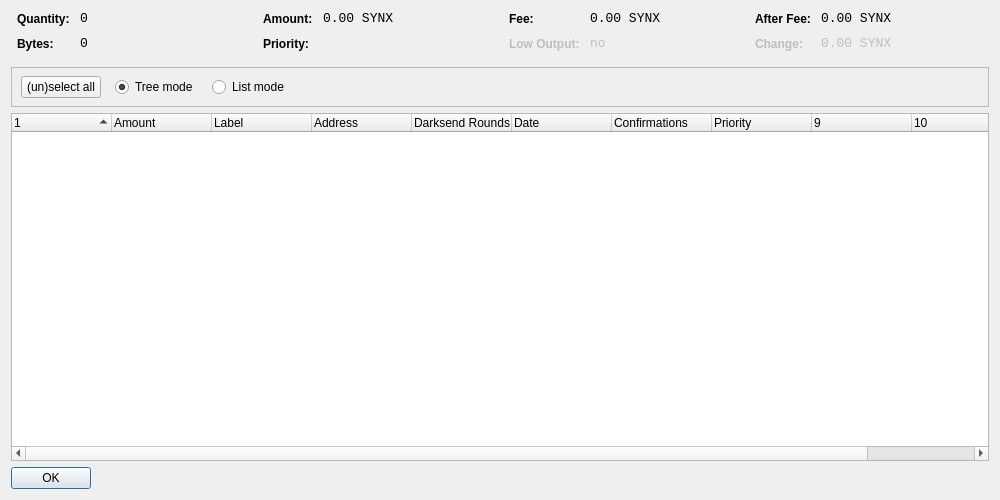
<?xml version="1.0" encoding="UTF-8"?>
<ui version="4.0">
 <class>CoinControlDialog</class>
 <widget class="QDialog" name="CoinControlDialog">
  <property name="geometry">
   <rect>
    <x>0</x>
    <y>0</y>
    <width>1000</width>
    <height>500</height>
   </rect>
  </property>
  <property name="windowTitle">
   <string>Coin Control</string>
  </property>
  <layout class="QVBoxLayout" name="verticalLayout">
   <item>
    <layout class="QHBoxLayout" name="horizontalLayoutTop" stretch="0,0,0,0">
     <property name="topMargin">
      <number>0</number>
     </property>
     <property name="bottomMargin">
      <number>10</number>
     </property>
     <item>
      <layout class="QFormLayout" name="formLayoutCoinControl1">
       <property name="horizontalSpacing">
        <number>10</number>
       </property>
       <property name="verticalSpacing">
        <number>10</number>
       </property>
       <property name="leftMargin">
        <number>6</number>
       </property>
       <property name="rightMargin">
        <number>6</number>
       </property>
       <item row="0" column="0">
        <widget class="QLabel" name="labelCoinControlQuantityText">
         <property name="styleSheet">
          <string notr="true">font-weight:bold;</string>
         </property>
         <property name="text">
          <string>Quantity:</string>
         </property>
        </widget>
       </item>
       <item row="0" column="1">
        <widget class="QLabel" name="labelCoinControlQuantity">
         <property name="font">
          <font>
           <family>Monospace</family>
           <pointsize>10</pointsize>
          </font>
         </property>
         <property name="cursor">
          <cursorShape>IBeamCursor</cursorShape>
         </property>
         <property name="contextMenuPolicy">
          <enum>Qt::ActionsContextMenu</enum>
         </property>
         <property name="text">
          <string notr="true">0</string>
         </property>
         <property name="textInteractionFlags">
          <set>Qt::LinksAccessibleByMouse|Qt::TextSelectableByKeyboard|Qt::TextSelectableByMouse</set>
         </property>
        </widget>
       </item>
       <item row="1" column="0">
        <widget class="QLabel" name="labelCoinControlBytesText">
         <property name="styleSheet">
          <string notr="true">font-weight:bold;</string>
         </property>
         <property name="text">
          <string>Bytes:</string>
         </property>
        </widget>
       </item>
       <item row="1" column="1">
        <widget class="QLabel" name="labelCoinControlBytes">
         <property name="font">
          <font>
           <family>Monospace</family>
           <pointsize>10</pointsize>
          </font>
         </property>
         <property name="cursor">
          <cursorShape>IBeamCursor</cursorShape>
         </property>
         <property name="contextMenuPolicy">
          <enum>Qt::ActionsContextMenu</enum>
         </property>
         <property name="text">
          <string notr="true">0</string>
         </property>
         <property name="textInteractionFlags">
          <set>Qt::LinksAccessibleByMouse|Qt::TextSelectableByKeyboard|Qt::TextSelectableByMouse</set>
         </property>
        </widget>
       </item>
      </layout>
     </item>
     <item>
      <layout class="QFormLayout" name="formLayoutCoinControl2">
       <property name="horizontalSpacing">
        <number>10</number>
       </property>
       <property name="verticalSpacing">
        <number>10</number>
       </property>
       <property name="leftMargin">
        <number>6</number>
       </property>
       <property name="rightMargin">
        <number>6</number>
       </property>
       <item row="0" column="0">
        <widget class="QLabel" name="labelCoinControlAmountText">
         <property name="styleSheet">
          <string notr="true">font-weight:bold;</string>
         </property>
         <property name="text">
          <string>Amount:</string>
         </property>
        </widget>
       </item>
       <item row="0" column="1">
        <widget class="QLabel" name="labelCoinControlAmount">
         <property name="font">
          <font>
           <family>Monospace</family>
           <pointsize>10</pointsize>
          </font>
         </property>
         <property name="cursor">
          <cursorShape>IBeamCursor</cursorShape>
         </property>
         <property name="contextMenuPolicy">
          <enum>Qt::ActionsContextMenu</enum>
         </property>
         <property name="text">
          <string notr="true">0.00 SYNX</string>
         </property>
         <property name="textInteractionFlags">
          <set>Qt::LinksAccessibleByMouse|Qt::TextSelectableByKeyboard|Qt::TextSelectableByMouse</set>
         </property>
        </widget>
       </item>
       <item row="1" column="0">
        <widget class="QLabel" name="labelCoinControlPriorityText">
         <property name="styleSheet">
          <string notr="true">font-weight:bold;</string>
         </property>
         <property name="text">
          <string>Priority:</string>
         </property>
        </widget>
       </item>
       <item row="1" column="1">
        <widget class="QLabel" name="labelCoinControlPriority">
         <property name="font">
          <font>
           <family>Monospace</family>
           <pointsize>10</pointsize>
          </font>
         </property>
         <property name="cursor">
          <cursorShape>IBeamCursor</cursorShape>
         </property>
         <property name="contextMenuPolicy">
          <enum>Qt::ActionsContextMenu</enum>
         </property>
         <property name="text">
          <string/>
         </property>
         <property name="textInteractionFlags">
          <set>Qt::LinksAccessibleByMouse|Qt::TextSelectableByKeyboard|Qt::TextSelectableByMouse</set>
         </property>
        </widget>
       </item>
      </layout>
     </item>
     <item>
      <layout class="QFormLayout" name="formLayoutCoinControl3">
       <property name="horizontalSpacing">
        <number>10</number>
       </property>
       <property name="verticalSpacing">
        <number>10</number>
       </property>
       <property name="leftMargin">
        <number>6</number>
       </property>
       <property name="rightMargin">
        <number>6</number>
       </property>
       <item row="0" column="0">
        <widget class="QLabel" name="labelCoinControlFeeText">
         <property name="styleSheet">
          <string notr="true">font-weight:bold;</string>
         </property>
         <property name="text">
          <string>Fee:</string>
         </property>
        </widget>
       </item>
       <item row="0" column="1">
        <widget class="QLabel" name="labelCoinControlFee">
         <property name="font">
          <font>
           <family>Monospace</family>
           <pointsize>10</pointsize>
          </font>
         </property>
         <property name="cursor">
          <cursorShape>IBeamCursor</cursorShape>
         </property>
         <property name="contextMenuPolicy">
          <enum>Qt::ActionsContextMenu</enum>
         </property>
         <property name="text">
          <string notr="true">0.00 SYNX</string>
         </property>
         <property name="textInteractionFlags">
          <set>Qt::LinksAccessibleByMouse|Qt::TextSelectableByKeyboard|Qt::TextSelectableByMouse</set>
         </property>
        </widget>
       </item>
       <item row="1" column="0">
        <widget class="QLabel" name="labelCoinControlLowOutputText">
         <property name="enabled">
          <bool>false</bool>
         </property>
         <property name="styleSheet">
          <string notr="true">font-weight:bold;</string>
         </property>
         <property name="text">
          <string>Low Output:</string>
         </property>
        </widget>
       </item>
       <item row="1" column="1">
        <widget class="QLabel" name="labelCoinControlLowOutput">
         <property name="enabled">
          <bool>false</bool>
         </property>
         <property name="font">
          <font>
           <family>Monospace</family>
           <pointsize>10</pointsize>
          </font>
         </property>
         <property name="cursor">
          <cursorShape>IBeamCursor</cursorShape>
         </property>
         <property name="contextMenuPolicy">
          <enum>Qt::ActionsContextMenu</enum>
         </property>
         <property name="text">
          <string notr="true">no</string>
         </property>
         <property name="textInteractionFlags">
          <set>Qt::LinksAccessibleByMouse|Qt::TextSelectableByKeyboard|Qt::TextSelectableByMouse</set>
         </property>
        </widget>
       </item>
      </layout>
     </item>
     <item>
      <layout class="QFormLayout" name="formLayoutCoinControl4">
       <property name="horizontalSpacing">
        <number>10</number>
       </property>
       <property name="verticalSpacing">
        <number>10</number>
       </property>
       <property name="leftMargin">
        <number>6</number>
       </property>
       <property name="rightMargin">
        <number>6</number>
       </property>
       <item row="0" column="0">
        <widget class="QLabel" name="labelCoinControlAfterFeeText">
         <property name="styleSheet">
          <string notr="true">font-weight:bold;</string>
         </property>
         <property name="text">
          <string>After Fee:</string>
         </property>
        </widget>
       </item>
       <item row="0" column="1">
        <widget class="QLabel" name="labelCoinControlAfterFee">
         <property name="font">
          <font>
           <family>Monospace</family>
           <pointsize>10</pointsize>
          </font>
         </property>
         <property name="cursor">
          <cursorShape>IBeamCursor</cursorShape>
         </property>
         <property name="contextMenuPolicy">
          <enum>Qt::ActionsContextMenu</enum>
         </property>
         <property name="text">
          <string notr="true">0.00 SYNX</string>
         </property>
         <property name="textInteractionFlags">
          <set>Qt::LinksAccessibleByMouse|Qt::TextSelectableByKeyboard|Qt::TextSelectableByMouse</set>
         </property>
        </widget>
       </item>
       <item row="1" column="0">
        <widget class="QLabel" name="labelCoinControlChangeText">
         <property name="enabled">
          <bool>false</bool>
         </property>
         <property name="styleSheet">
          <string notr="true">font-weight:bold;</string>
         </property>
         <property name="text">
          <string>Change:</string>
         </property>
        </widget>
       </item>
       <item row="1" column="1">
        <widget class="QLabel" name="labelCoinControlChange">
         <property name="enabled">
          <bool>false</bool>
         </property>
         <property name="font">
          <font>
           <family>Monospace</family>
           <pointsize>10</pointsize>
          </font>
         </property>
         <property name="cursor">
          <cursorShape>IBeamCursor</cursorShape>
         </property>
         <property name="contextMenuPolicy">
          <enum>Qt::ActionsContextMenu</enum>
         </property>
         <property name="text">
          <string notr="true">0.00 SYNX</string>
         </property>
         <property name="textInteractionFlags">
          <set>Qt::LinksAccessibleByMouse|Qt::TextSelectableByKeyboard|Qt::TextSelectableByMouse</set>
         </property>
        </widget>
       </item>
      </layout>
     </item>
    </layout>
   </item>
   <item>
    <widget class="QFrame" name="frame">
     <property name="minimumSize">
      <size>
       <width>0</width>
       <height>40</height>
      </size>
     </property>
     <property name="frameShape">
      <enum>QFrame::StyledPanel</enum>
     </property>
     <property name="frameShadow">
      <enum>QFrame::Sunken</enum>
     </property>
     <widget class="QWidget" name="horizontalLayoutWidget">
      <property name="geometry">
       <rect>
        <x>10</x>
        <y>0</y>
        <width>781</width>
        <height>41</height>
       </rect>
      </property>
      <layout class="QHBoxLayout" name="horizontalLayoutPanel" stretch="0,0,0,0,0">
       <property name="spacing">
        <number>14</number>
       </property>
       <item>
        <widget class="QPushButton" name="pushButtonSelectAll">
         <property name="sizePolicy">
          <sizepolicy hsizetype="Maximum" vsizetype="Fixed">
           <horstretch>0</horstretch>
           <verstretch>0</verstretch>
          </sizepolicy>
         </property>
         <property name="text">
          <string>(un)select all</string>
         </property>
        </widget>
       </item>
       <item>
        <widget class="QRadioButton" name="radioTreeMode">
         <property name="sizePolicy">
          <sizepolicy hsizetype="Maximum" vsizetype="Fixed">
           <horstretch>0</horstretch>
           <verstretch>0</verstretch>
          </sizepolicy>
         </property>
         <property name="text">
          <string>Tree mode</string>
         </property>
         <property name="checked">
          <bool>true</bool>
         </property>
        </widget>
       </item>
       <item>
        <widget class="QRadioButton" name="radioListMode">
         <property name="sizePolicy">
          <sizepolicy hsizetype="Maximum" vsizetype="Fixed">
           <horstretch>0</horstretch>
           <verstretch>0</verstretch>
          </sizepolicy>
         </property>
         <property name="text">
          <string>List mode</string>
         </property>
        </widget>
       </item>
       <item>
        <spacer name="horizontalSpacer">
         <property name="orientation">
          <enum>Qt::Horizontal</enum>
         </property>
         <property name="sizeHint" stdset="0">
          <size>
           <width>40</width>
           <height>20</height>
          </size>
         </property>
        </spacer>
       </item>
      </layout>
     </widget>
    </widget>
   </item>
   <item>
    <widget class="CoinControlTreeWidget" name="treeWidget">
     <property name="contextMenuPolicy">
      <enum>Qt::CustomContextMenu</enum>
     </property>
     <property name="sortingEnabled">
      <bool>false</bool>
     </property>
     <property name="columnCount">
      <number>11</number>
     </property>
     <attribute name="headerShowSortIndicator" stdset="0">
      <bool>true</bool>
     </attribute>
     <attribute name="headerStretchLastSection">
      <bool>false</bool>
     </attribute>
     <column>
      <property name="text">
       <string/>
      </property>
     </column>
     <column>
      <property name="text">
       <string>Amount</string>
      </property>
     </column>
     <column>
      <property name="text">
       <string>Label</string>
      </property>
     </column>
     <column>
      <property name="text">
       <string>Address</string>
      </property>
     </column>
     <column>
      <property name="text">
       <string>Darksend Rounds</string>
      </property>
    </column>
     <column>
      <property name="text">
       <string>Date</string>
      </property>
     </column>
     <column>
      <property name="text">
       <string>Confirmations</string>
      </property>
      <property name="toolTip">
       <string>Confirmed</string>
      </property>
     </column>
     <column>
      <property name="text">
       <string>Priority</string>
      </property>
     </column>
     <column>
      <property name="text">
       <string/>
      </property>
     </column>
     <column>
      <property name="text">
       <string/>
      </property>
     </column>
     <column>
      <property name="text">
       <string/>
      </property>
     </column>
     <column>
      <property name="text">
       <string/>
      </property>
     </column>
    </widget>
   </item>
   <item>
    <widget class="QDialogButtonBox" name="buttonBox">
     <property name="sizePolicy">
      <sizepolicy hsizetype="Maximum" vsizetype="Fixed">
       <horstretch>0</horstretch>
       <verstretch>0</verstretch>
      </sizepolicy>
     </property>
     <property name="orientation">
      <enum>Qt::Horizontal</enum>
     </property>
     <property name="standardButtons">
      <set>QDialogButtonBox::Ok</set>
     </property>
    </widget>
   </item>
  </layout>
 </widget>
 <customwidgets>
  <customwidget>
   <class>CoinControlTreeWidget</class>
   <extends>QTreeWidget</extends>
   <header>coincontroltreewidget.h</header>
  </customwidget>
 </customwidgets>
 <resources/>
 <connections/>
</ui>
